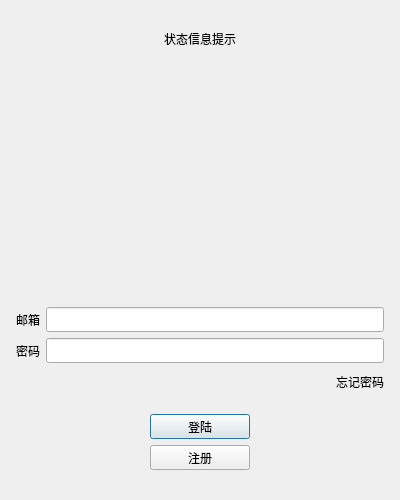
<?xml version="1.0" encoding="UTF-8"?>
<ui version="4.0">
 <class>LoginDialog</class>
 <widget class="QDialog" name="LoginDialog">
  <property name="geometry">
   <rect>
    <x>0</x>
    <y>0</y>
    <width>400</width>
    <height>500</height>
   </rect>
  </property>
  <property name="windowTitle">
   <string>Dialog</string>
  </property>
  <layout class="QHBoxLayout" name="horizontalLayout">
   <item>
    <layout class="QVBoxLayout" name="verticalLayout">
     <property name="leftMargin">
      <number>5</number>
     </property>
     <property name="topMargin">
      <number>5</number>
     </property>
     <property name="rightMargin">
      <number>5</number>
     </property>
     <property name="bottomMargin">
      <number>5</number>
     </property>
     <item>
      <spacer name="verticalSpacer_2">
       <property name="orientation">
        <enum>Qt::Vertical</enum>
       </property>
       <property name="sizeHint" stdset="0">
        <size>
         <width>20</width>
         <height>40</height>
        </size>
       </property>
      </spacer>
     </item>
     <item>
      <widget class="QLabel" name="err_tip">
       <property name="text">
        <string>状态信息提示</string>
       </property>
       <property name="alignment">
        <set>Qt::AlignCenter</set>
       </property>
      </widget>
     </item>
     <item>
      <spacer name="verticalSpacer_4">
       <property name="orientation">
        <enum>Qt::Vertical</enum>
       </property>
       <property name="sizeHint" stdset="0">
        <size>
         <width>20</width>
         <height>40</height>
        </size>
       </property>
      </spacer>
     </item>
     <item>
      <widget class="QWidget" name="widget" native="true">
       <layout class="QGridLayout" name="gridLayout">
        <item row="1" column="0">
         <widget class="QLabel" name="head_label">
          <property name="minimumSize">
           <size>
            <width>200</width>
            <height>200</height>
           </size>
          </property>
          <property name="maximumSize">
           <size>
            <width>200</width>
            <height>200</height>
           </size>
          </property>
          <property name="text">
           <string/>
          </property>
          <property name="scaledContents">
           <bool>false</bool>
          </property>
          <property name="alignment">
           <set>Qt::AlignCenter</set>
          </property>
         </widget>
        </item>
       </layout>
      </widget>
     </item>
     <item>
      <spacer name="verticalSpacer_5">
       <property name="orientation">
        <enum>Qt::Vertical</enum>
       </property>
       <property name="sizeHint" stdset="0">
        <size>
         <width>20</width>
         <height>40</height>
        </size>
       </property>
      </spacer>
     </item>
     <item>
      <layout class="QHBoxLayout" name="horizontalLayout_2">
       <item>
        <widget class="QLabel" name="email_label">
         <property name="text">
          <string>邮箱</string>
         </property>
        </widget>
       </item>
       <item>
        <widget class="QLineEdit" name="email_Edit">
         <property name="minimumSize">
          <size>
           <width>0</width>
           <height>25</height>
          </size>
         </property>
         <property name="maximumSize">
          <size>
           <width>16777215</width>
           <height>25</height>
          </size>
         </property>
        </widget>
       </item>
      </layout>
     </item>
     <item>
      <layout class="QHBoxLayout" name="horizontalLayout_3">
       <item>
        <widget class="QLabel" name="pass_label">
         <property name="text">
          <string>密码</string>
         </property>
        </widget>
       </item>
       <item>
        <widget class="QLineEdit" name="pass_Edit">
         <property name="minimumSize">
          <size>
           <width>0</width>
           <height>25</height>
          </size>
         </property>
         <property name="maximumSize">
          <size>
           <width>16777215</width>
           <height>25</height>
          </size>
         </property>
        </widget>
       </item>
      </layout>
     </item>
     <item>
      <layout class="QHBoxLayout" name="horizontalLayout_4">
       <item>
        <spacer name="horizontalSpacer">
         <property name="orientation">
          <enum>Qt::Horizontal</enum>
         </property>
         <property name="sizeHint" stdset="0">
          <size>
           <width>40</width>
           <height>20</height>
          </size>
         </property>
        </spacer>
       </item>
       <item>
        <widget class="ClickedLabel" name="forget_label">
         <property name="minimumSize">
          <size>
           <width>0</width>
           <height>25</height>
          </size>
         </property>
         <property name="maximumSize">
          <size>
           <width>16777215</width>
           <height>25</height>
          </size>
         </property>
         <property name="text">
          <string>忘记密码</string>
         </property>
        </widget>
       </item>
      </layout>
     </item>
     <item>
      <spacer name="verticalSpacer">
       <property name="orientation">
        <enum>Qt::Vertical</enum>
       </property>
       <property name="sizeHint" stdset="0">
        <size>
         <width>20</width>
         <height>40</height>
        </size>
       </property>
      </spacer>
     </item>
     <item>
      <layout class="QHBoxLayout" name="horizontalLayout_5">
       <item>
        <spacer name="horizontalSpacer_2">
         <property name="orientation">
          <enum>Qt::Horizontal</enum>
         </property>
         <property name="sizeHint" stdset="0">
          <size>
           <width>40</width>
           <height>20</height>
          </size>
         </property>
        </spacer>
       </item>
       <item>
        <widget class="QPushButton" name="login_Btn">
         <property name="minimumSize">
          <size>
           <width>100</width>
           <height>25</height>
          </size>
         </property>
         <property name="text">
          <string>登陆</string>
         </property>
        </widget>
       </item>
       <item>
        <spacer name="horizontalSpacer_3">
         <property name="orientation">
          <enum>Qt::Horizontal</enum>
         </property>
         <property name="sizeHint" stdset="0">
          <size>
           <width>40</width>
           <height>20</height>
          </size>
         </property>
        </spacer>
       </item>
      </layout>
     </item>
     <item>
      <layout class="QHBoxLayout" name="horizontalLayout_6">
       <item>
        <spacer name="horizontalSpacer_4">
         <property name="orientation">
          <enum>Qt::Horizontal</enum>
         </property>
         <property name="sizeHint" stdset="0">
          <size>
           <width>40</width>
           <height>20</height>
          </size>
         </property>
        </spacer>
       </item>
       <item>
        <widget class="QPushButton" name="register_Btn">
         <property name="minimumSize">
          <size>
           <width>100</width>
           <height>25</height>
          </size>
         </property>
         <property name="text">
          <string>注册</string>
         </property>
        </widget>
       </item>
       <item>
        <spacer name="horizontalSpacer_5">
         <property name="orientation">
          <enum>Qt::Horizontal</enum>
         </property>
         <property name="sizeHint" stdset="0">
          <size>
           <width>40</width>
           <height>20</height>
          </size>
         </property>
        </spacer>
       </item>
      </layout>
     </item>
     <item>
      <spacer name="verticalSpacer_3">
       <property name="orientation">
        <enum>Qt::Vertical</enum>
       </property>
       <property name="sizeHint" stdset="0">
        <size>
         <width>20</width>
         <height>40</height>
        </size>
       </property>
      </spacer>
     </item>
    </layout>
   </item>
  </layout>
 </widget>
 <customwidgets>
  <customwidget>
   <class>ClickedLabel</class>
   <extends>QLabel</extends>
   <header>clickedlabel.h</header>
  </customwidget>
 </customwidgets>
 <resources/>
 <connections/>
</ui>
